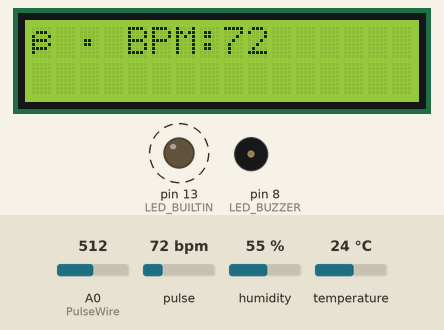
This sketch was run on a simulated Arduino Uno, built for the host (arithmetic inside an expression is 32-bit, double 64-bit). Shown: 16×2 character LCD, output pins drawn as LEDs (lit = HIGH), buzzer (waves = sounding, pin HIGH). Dashed ring = blinking. The inputs (shaded band) are chosen by the test bench; at power-on: pulse 72 bpm, humidity 55 %, temperature 24 °C, A0 (PulseWire) = 512. What the sketch prints to the serial monitor is not drawn.

Above: at 1.4 s.
1.5 s: pulse set to 74 bpm
At 2.51 s:
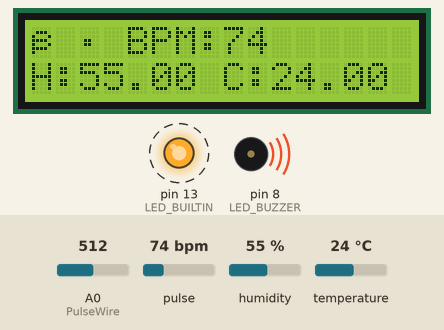
4.0 s: humidity set to 22 %
At 7.2 s:
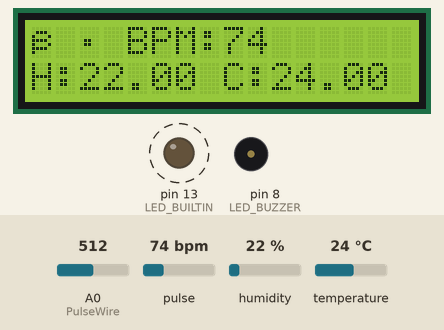
7.5 s: pulse set to 42 bpm
At 8.5 s:
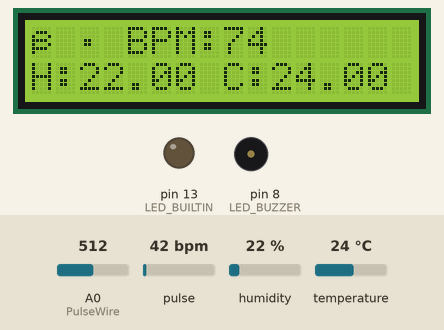
10.2 s: temperature set to 12 °C
At 14.64 s:
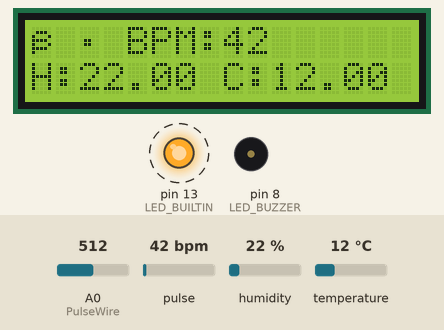
15.6 s: pulse set to 70 bpm
At 16.3 s:
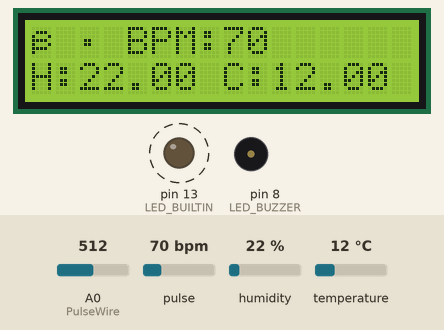
17.1 s: humidity set to 40 %
At 18.9 s:
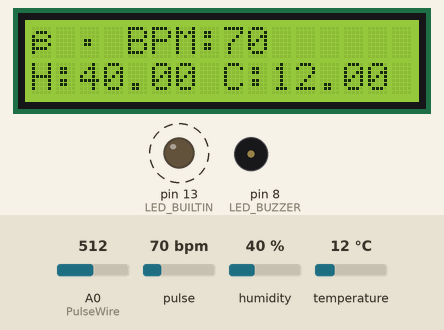
Timing chart, 0 to 20.6 s (numbered marks = the images above; inputs shaded):
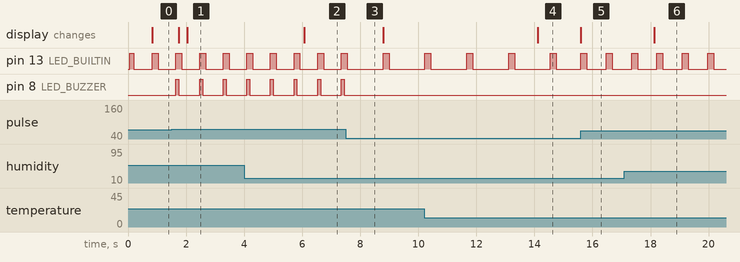

Measured:
- the behaviour switches between 72 and 73 bpm on pulse (found by bisection; images 0 and 1)
- after the input at 1.5 s, pin 8 (LED_BUZZER): alternates HIGH for 0.10 s and LOW for 0.72 s, starting after 0.15 s; the display: first changes after 0.25 s (image 1 shows a later state)
- after the input at 4.0 s, the display: changes after 2.1 s (image 2)
- after the input at 7.5 s, pin 8 (LED_BUZZER): stops changing and stays LOW
- after the input at 10.2 s, the display: changes after 3.9 s (image 4)
- after the input at 15.6 s, the display: changes at once (image 5)
- after the input at 17.1 s, the display: changes after 1.0 s (image 6)
- by itself, pin 13 (LED_BUILTIN): alternates HIGH for 0.20 s and LOW for 1.2 s

The sketch:

detector_de_minciuni.ino
```cpp
#include <PulseSensorPlayground.h>
#include <LiquidCrystal.h>
#include "DHT.h"

#define DHTPIN 2
#define DHTTYPE DHT11

DHT dht(DHTPIN, DHTTYPE);
LiquidCrystal lcd(12, 11, 7, 6, 5, 4);

const int PulseWire = 0;
const int LED = LED_BUILTIN;
int Threshold = 522;
const int LED_BUZZER=8;

PulseSensorPlayground pulseSensor;

unsigned long previousMillis = 0;
const long interval = 2000;
float readingCounts=false;
float average=62.0;

const int QUEUE_SIZE = 10;  // Size of the queue for BPM readings
int bpmQueue[QUEUE_SIZE];  // Array to store BPM readings
int index=0;

void setup() {
  pinMode(8, OUTPUT);
  Serial.begin(115200);

  dht.begin();
  lcd.begin(16, 2);

  pulseSensor.analogInput(PulseWire);
  pulseSensor.blinkOnPulse(LED);
  pulseSensor.setThreshold(Threshold);

  if (pulseSensor.begin()) {
    Serial.println("We created a pulseSensor Object !");
  }
}

void loop() {


  int rawSignal = analogRead(PulseWire);
  Serial.println(String(rawSignal));


  if (pulseSensor.sawStartOfBeat()) {
    lcd.setCursor(0, 0);
    int myBPM = pulseSensor.getBeatsPerMinute();
    if(readingCounts)
    {
        float average=calculate_average();
        //Serial.println(String(average));
    }
    if(myBPM-average>10)
    {

      digitalWrite(LED_BUZZER,HIGH);
      delay(100);
      digitalWrite(LED_BUZZER,LOW);

    }
    else
    {
      digitalWrite(LED_BUZZER,LOW);
      bpmQueue[index]=myBPM;
      index++;
      if(index>9)
      {
        readingCounts=true;
        index++;
      }
    }

    lcd.print("♥ BPM:" + String(myBPM));
  }

  unsigned long currentMillis = millis();

  if (currentMillis - previousMillis >= interval) {
    previousMillis = currentMillis;
  lcd.setCursor(0, 1);
  float humi = dht.readHumidity();
  float tempC = dht.readTemperature();

  if (isnan(humi) || isnan(tempC)) {
    lcd.print("Failed to read from DHT sensor!");
  } else {
    lcd.print("H:" + String(humi) + " C:" + String(tempC));
  }
  }

  //clear lcd
  delay(20);
}

float calculate_average()
{
  float avg=0.0;
  for(int i=0;i<10;i++)
  {
    avg+=bpmQueue[i];
  }
  return avg/10;
}
```
